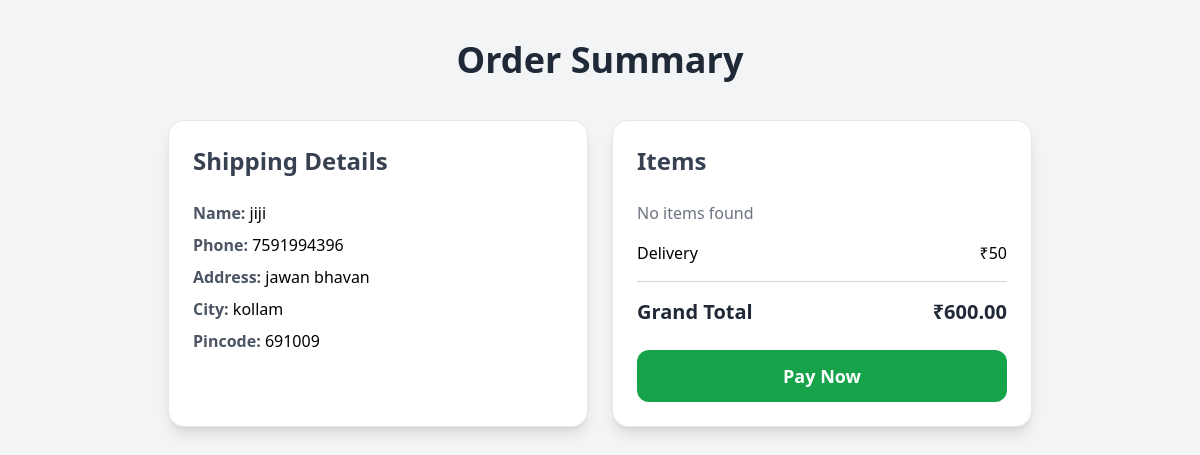
Screenshot of /payment/1/ (signed in) with the database file from the repository.
### jerseyhub/models.py (models this page shows, shortened)
class Order(models.Model):
    user = models.ForeignKey(User, on_delete=models.CASCADE)
    full_name = models.CharField(max_length=255)
    phone = models.CharField(max_length=15)
    address = models.TextField()
    city = models.CharField(max_length=100)
    pincode = models.CharField(max_length=10)
    total_amount = models.DecimalField(max_digits=10, decimal_places=2)
    is_paid = models.BooleanField(default=False)
    razorpay_order_id = models.CharField(max_length=200, blank=True, null=True)
    razorpay_payment_id = models.CharField(max_length=200, blank=True, null=True)
    created_at = models.DateTimeField(auto_now_add=True)

### jerseyhub/views.py (the view)
# urls.py: path('payment/<int:order_id>/', views.payment_page, name='payment_page'),
@login_required
def payment_page(request, order_id):
    order = get_object_or_404(Order, id=order_id)
    return render(request, 'payment.html', {
        'order': order,
        'razorpay_key': settings.RAZORPAY_KEY_ID,
        'amount': int(order.total_amount * 100)  # amount in paise
    })

### jerseyhub/templates/payment.html (shortened to what this page needs)
{% load static %}
<!DOCTYPE html>
<html lang="en">
<head>
<script src="https://cdn.tailwindcss.com"></script>
</head>
<body class="bg-gray-100 font-sans">
<div class="max-w-4xl mx-auto py-10 px-4">
    <h1 class="text-4xl font-bold text-center text-gray-800 mb-10">Order Summary</h1>
    <div class="grid md:grid-cols-2 gap-6">
        <div class="bg-white p-6 rounded-2xl shadow-lg border border-gray-200">
            <h2 class="text-2xl font-semibold mb-6 text-gray-700">Shipping Details</h2>
            <p class="mb-2"><strong class="text-gray-600">Name:</strong> {{ order.full_name }}</p>
            <p class="mb-2"><strong class="text-gray-600">Phone:</strong> {{ order.phone }}</p>
            <p class="mb-2"><strong class="text-gray-600">Address:</strong> {{ order.address }}</p>
            <p class="mb-2"><strong class="text-gray-600">City:</strong> {{ order.city }}</p>
            <p class="mb-2"><strong class="text-gray-600">Pincode:</strong> {{ order.pincode }}</p>
        </div>
        <div class="bg-white p-6 rounded-2xl shadow-lg border border-gray-200 flex flex-col justify-between">
            <div>
                <h2 class="text-2xl font-semibold mb-6 text-gray-700">Items</h2>
                {% for item in order_items %}
                <div class="flex justify-between mb-3 border-b pb-2">
                    <span class="text-gray-700">{{ item.product.name }} (x{{ item.quantity }})</span>
                    <span class="text-gray-700 font-medium">₹{{ item.price }}</span>
                </div>
                {% empty %}
                <p class="text-gray-500">No items found</p>
                {% endfor %}
                <div class="flex justify-between mt-4 font-medium">
                    <span>Delivery</span>
                    <span>₹50</span>
                </div>
                <hr class="my-4 border-gray-300">
                <div class="flex justify-between font-bold text-xl text-gray-800">
                    <span>Grand Total</span>
                    <span>₹{{ order.total_amount }}</span>
                </div>
            </div>
            <button id="pay-btn"
                class="mt-6 w-full bg-green-600 text-white py-3 rounded-xl font-semibold text-lg hover:bg-green-700 transition duration-300">
                Pay Now
            </button>
        </div>
    </div>
</div>
</body>
</html>

### rows the page displays
Order: full_name "jiji", phone "7591994396", address "jawan bhavan", city "kollam", pincode "691009", total_amount "600.00"
